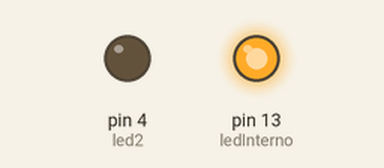
A sketch run on a simulated Arduino Uno, built with avr-gcc and run on an emulated ATmega328P. Shown: output pins drawn as LEDs (lit = HIGH).

Above: at 0.5 s.
At 2.5 s:
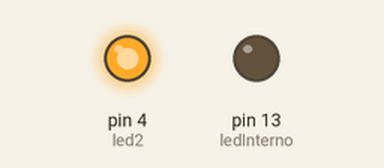
At 3.5 s:
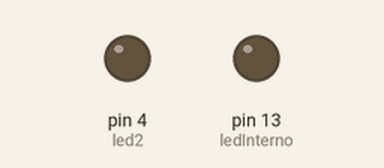
Timing chart, 0 to 5.2 s (numbered marks = the images above):
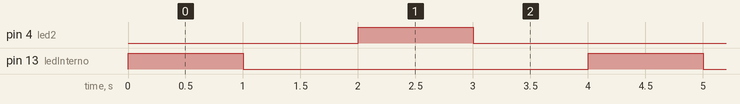

The sketch:

Introdu__o_Arduino.ino
```cpp
// C++ code
//

int ledInterno = 13;
int led2 = 4;

void setup()
{
  pinMode(ledInterno, OUTPUT);
  pinMode(led2, OUTPUT);
}

void loop()
{
  digitalWrite(ledInterno, HIGH);
   delay(1000);// Wait for 1000 millisecond(s)
  digitalWrite(ledInterno, LOW);
  delay(1000);// Wait for 1000 millisecond(s)

  digitalWrite(led2, HIGH);
  delay(1000);
  digitalWrite(led2, LOW);
  delay(1000);
}
```

Measured:
- by itself, pin 4 (led2), pin 13 (ledInterno): alternates HIGH for 1.0 s and LOW for 3.0 s
- by itself, everything shown: repeats every 4.0 s, in 4 steps
